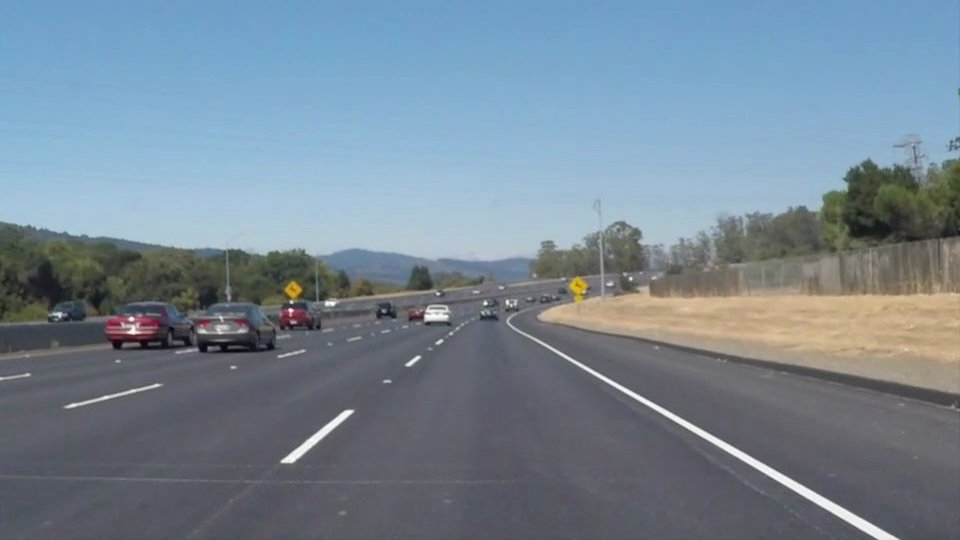
#> input picture Python_selfPractice/vision_Study/solidWhiteCurve.jpg, 960 x 540 px, given in place of org2.avi, which was not available
$ python pixel_stop.py   (older library calls are emulated)
#> lines starting #> are read from the running program, lines starting #| are printed output that depends on the picture; after the words box and inside, x2 and y2 are one past the last pixel; in counts of white or black regions, pixels touching at a corner belong together; pictures that were not available may be replaced by others from this repository, and a replacement may not be noted
### Python_selfPractice/final/hj_line.py
#!/usr/bin/env python
# import rospy
import cv2
import numpy as np
# from std_msgs.msg import Int32MultiArray
# import time
import math


class SlideWindow:
    def __init__(self):
        self.left_fit = None
        self.right_fit = None
        self.leftx = None
        self.rightx = None
        self.center_old = 320
        self.left_old = 180
        self.right_old = 500

    def w_slidewindow(self, img):
        flag = 0
        height, width = img.shape

        roi_img = img[height - 150:height - 100, :].copy()

        roi_height, roi_width = roi_img.shape

        cf_img = np.dstack((roi_img, roi_img, roi_img))

        window_height = 20
        window_width = 30

        minpix = window_height * window_width * 0.05
        n_windows = roi_width // window_width // 2
        pts_center = np.array([[roi_width // 2, 0], [roi_width // 2, roi_height]], np.int32)
        cv2.polylines(cf_img, [pts_center], False, (0, 120, 120), 1)

        nonzero = roi_img.nonzero()
        nonzeroy = np.array(nonzero[0])
        nonzerox = np.array(nonzero[1])

        x_center = self.center_old
        y_center = roi_height // 2  # 160

        left_idx = 0
        right_idx = 0

        find_left = False
        find_right = False

        left_start_x = None
        left_start_y = None

        right_start_x = None
        right_start_y = None

        dist_threshold = 260
        dist = None

        for i in range(0, n_windows):
            if find_left is False:
                win_left_y_low = y_center - window_height // 2
                win_left_y_high = y_center + window_height // 2

                win_left_x_high = x_center - left_idx * window_width
                win_left_x_low = x_center - (left_idx + 1) * window_width

            if find_right is False:
                win_right_y_low = y_center - window_height // 2
                win_right_y_high = y_center + window_height // 2

                win_right_x_low = x_center + right_idx * window_width
                win_right_x_high = x_center + (right_idx + 1) * window_width

            cv2.rectangle(cf_img, (win_left_x_low, win_left_y_low), (win_left_x_high, win_left_y_high), (0, 255, 0), 1)
            cv2.rectangle(cf_img, (win_right_x_low, win_right_y_low), (win_right_x_high, win_right_y_high), (0, 0, 255),
                          1)

            good_left_inds = (
            (nonzeroy >= win_left_y_low) & (nonzeroy < win_left_y_high) & (nonzerox >= win_left_x_low) & (
            nonzerox < win_left_x_high)).nonzero()[0]
            good_right_inds = (
            (nonzeroy >= win_right_y_low) & (nonzeroy < win_right_y_high) & (nonzerox >= win_right_x_low) & (
            nonzerox < win_right_x_high)).nonzero()[0]

            if len(good_left_inds) > minpix and find_left is False:
                find_left = True

                left_start_x = np.int(np.mean(nonzerox[good_left_inds]))
                left_start_y = roi_height // 2

                for i in range(len(good_left_inds)):
                    cv2.circle(cf_img, (nonzerox[good_left_inds[i]], nonzeroy[good_left_inds[i]]), 1, (0, 255, 0), -1)
            else:
                left_idx += 1

            print('l', len(good_left_inds))
            print('r', len(good_right_inds))
            if len(good_right_inds) > minpix and find_right is False:
                find_right = True

                right_start_x = np.int(np.mean(nonzerox[good_right_inds]))
                right_start_y = roi_height // 2

                for i in range(len(good_right_inds)):
                    cv2.circle(cf_img, (nonzerox[good_right_inds[i]], nonzeroy[good_right_inds[i]]), 1, (0, 0, 255), -1)
            else:
                right_idx += 1

            if left_start_x is not None and right_start_x is not None:
                dist = right_start_x - left_start_x
                self.center_old = np.int((right_start_x + left_start_x) / 2)
                if dist_threshold < dist and dist < dist_threshold + 80:
                    print('flag = 1 ', dist)
                    cv2.circle(cf_img, (right_start_x, right_start_y), 3, (255, 0, 0), -1)
                    cv2.circle(cf_img, (left_start_x, left_start_y), 3, (255, 0, 0), -1)
                    self.left_old = left_start_x
                    self.right_old = right_start_x
                    flag = 1
                    return True, left_start_x, right_start_x, cf_img, flag
                dist_from_old_L = abs(left_start_x - self.left_old)
                dist_from_old_R = abs(right_start_x - self.right_old)

                if dist_from_old_L < 70:
                    print('flag = 2 ', dist)
                    self.center_old = left_start_x + 55
                    right_start_x = left_start_x + dist_threshold
                    cv2.circle(cf_img, (left_start_x, left_start_y), 3, (0, 0, 255), -1)
                    cv2.circle(cf_img, (right_start_x, left_start_y), 3, (0, 255, 255), -1)
                    self.left_old = left_start_x
                    self.right_old = right_start_x
                    flag = 2
                    return True, left_start_x, right_start_x, cf_img, flag

                else:
                    print('flag = 3 ', dist)
                    self.center_old = right_start_x - 55
                    left_start_x = right_start_x - dist_threshold
                    cv2.circle(cf_img, (right_start_x, right_start_y), 3, (0, 0, 255), -1)
                    cv2.circle(cf_img, (left_start_x, right_start_y), 3, (0, 255, 255), -1)
                    self.left_old = left_start_x
                    self.right_old = right_start_x
                    flag = 3
                    return True, left_start_x, right_start_x, cf_img, flag

            elif left_start_x is not None:
                dist_from_center = self.center_old - left_start_x
                dist_from_old = abs(left_start_x - self.left_old)
                print('flag = 2 ', dist_from_center)
                print('flag = 2 ', dist_from_old)

                if dist_from_center > 30 and dist_from_old < 70:
                    self.center_old = left_start_x + 55
                    right_start_x = left_start_x + dist_threshold
                    cv2.circle(cf_img, (left_start_x, left_start_y), 3, (0, 0, 255), -1)
                    cv2.circle(cf_img, (right_start_x, left_start_y), 3, (0, 255, 255), -1)
                    self.left_old = left_start_x
                    self.right_old = right_start_x
                    flag = 2
                    return True, left_start_x, right_start_x, cf_img, flag

            elif right_start_x is not None:
                dist_from_center = right_start_x - self.center_old
                dist_from_old = abs(right_start_x - self.right_old)
                print('flag = 3 ', dist_from_center)
                print('flag = 3 ', dist_from_old)
                if dist_from_center > 30 and dist_from_old < 70:
                    self.center_old = right_start_x - 55
                    left_start_x = right_start_x - dist_threshold
                    cv2.circle(cf_img, (right_start_x, right_start_y), 3, (0, 0, 255), -1)
                    cv2.circle(cf_img, (left_start_x, right_start_y), 3, (0, 255, 255), -1)
                    self.left_old = left_start_x
                    self.right_old = right_start_x
                    flag = 3
                    return True, left_start_x, right_start_x, cf_img, flag

        return False, left_start_x, right_start_x, cf_img, flag

    # [94 lines left out: functions h_slidewindow, pub_motor, not called in this run]


# [52 lines that do not run on import are left out]

            # pub_motor(theta, 20)

### Python_selfPractice/final/pixel_stop.py
import cv2
import numpy as np
import hj_line

class Pix_Stop:
    def __init__(self, Video):
        self.cap = cv2.VideoCapture(Video)
        self.line = hj_line.SlideWindow()
        self.oldL = 200
        self.oldR = 480
        self.stopFlag = False
    def findStop(self, roi, img):
        flag = 0#flag = 0 정지선 x /flag = 1 횡단보도/ flag = 2 출발선

        nonzero = roi.nonzero()

        lower_yellow = np.array([-20, 80, 80])
        upper_yellow = np.array([50, 255, 255])

        img = img[240:, : ]
        hsv = cv2.cvtColor(img, cv2.COLOR_BGR2HSV)
        mask_yellow = cv2.inRange(hsv, lower_yellow, upper_yellow)
        res = cv2.bitwise_and(img, img, mask=mask_yellow)

        cv2.imshow('bf', mask_yellow)
        cv2.imshow('aft', res)

        resnon = res.nonzero()
        resx = np.array(resnon[1])
        goodres = ((resx > 200) & (resx < 440)).nonzero()[0]

        if (len(nonzero[0]) > 1100):
            flag = 1
            if (len(goodres)):
                flag = 2

        return flag

    def process(self):
        while self.cap.isOpened():
            ret, img = self.cap.read()
#> img is the input picture: shape (540, 960, 3); mean B, G, R 148.1, 134.5, 118.5
            if ret:
                blur_kernel = 5
                low_th = 130
                upper_th = 150
                threshhold_value = 160
                value = 255
                morph_kernel = np.ones((3, 3), np.uint8)

                gray = cv2.cvtColor(img, cv2.COLOR_BGR2GRAY)
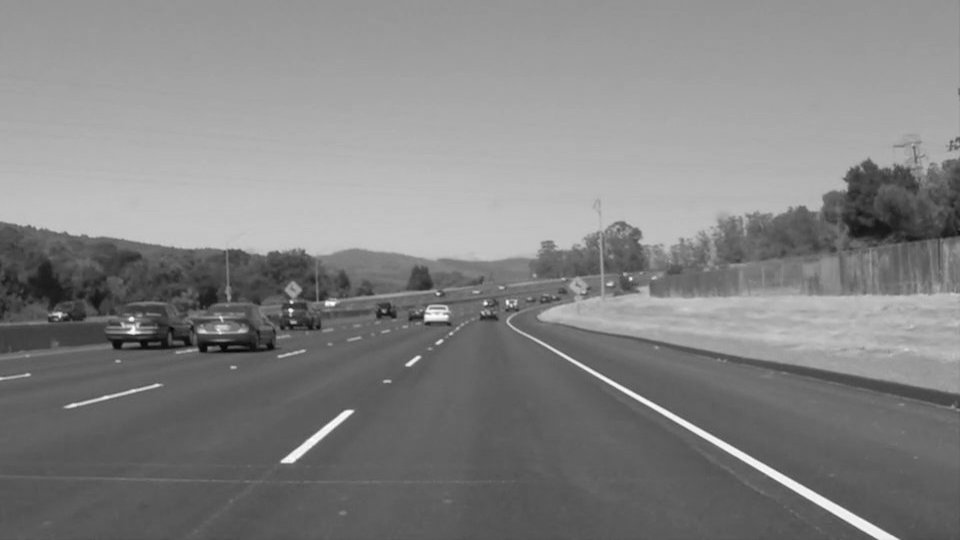
#> gray: shape (540, 960); min 5, max 255, mean 131.2
                h, w = gray.shape
#> h = 540; w = 960
                blur = cv2.GaussianBlur(gray, (blur_kernel, blur_kernel), 0)
                canny = cv2.Canny(blur, low_th, upper_th)
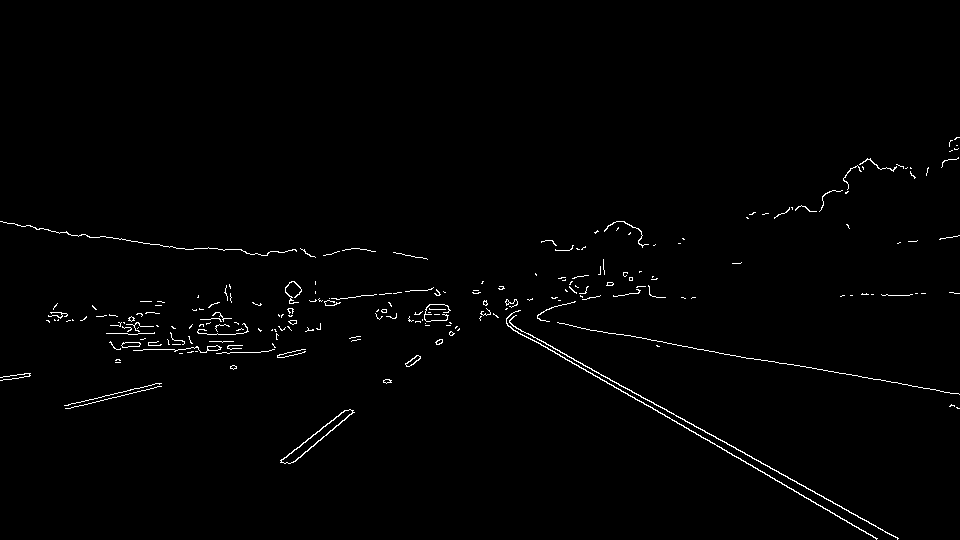
#> canny: shape (540, 960); 1.1% white in thin lines or dots, all inside (x1, y1, x2, y2) = (0, 137, 960, 540)
                src = np.float32([[140, 320],
                                  [540, 310],
                                  [-350, 420],
                                  [1020, 410]])

                dst = np.float32([[0, 0],
                                  [w, 0],
                                  [0, h] ,
                                  [w, h]])
#> dst = [[0, 0], [960, 0], [0, 540], [960, 540]]
                M = cv2.getPerspectiveTransform(src, dst)
                imgWarp = cv2.warpPerspective(img, M, (w, h), flags=cv2.INTER_LINEAR)
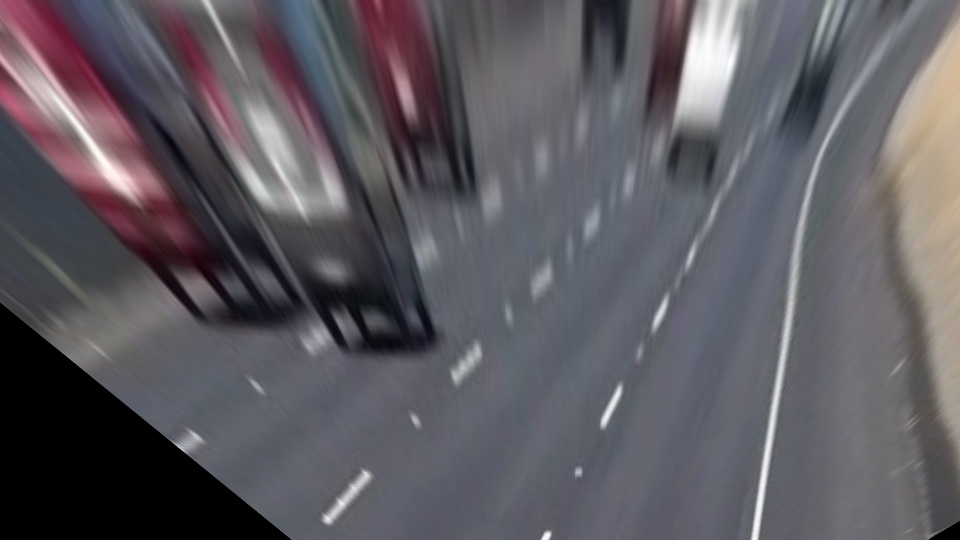
#> imgWarp: shape (540, 960, 3); mean B, G, R 96.3, 90.1, 93.4
                warp = cv2.warpPerspective(canny, M, (w, h), flags=cv2.INTER_LINEAR)
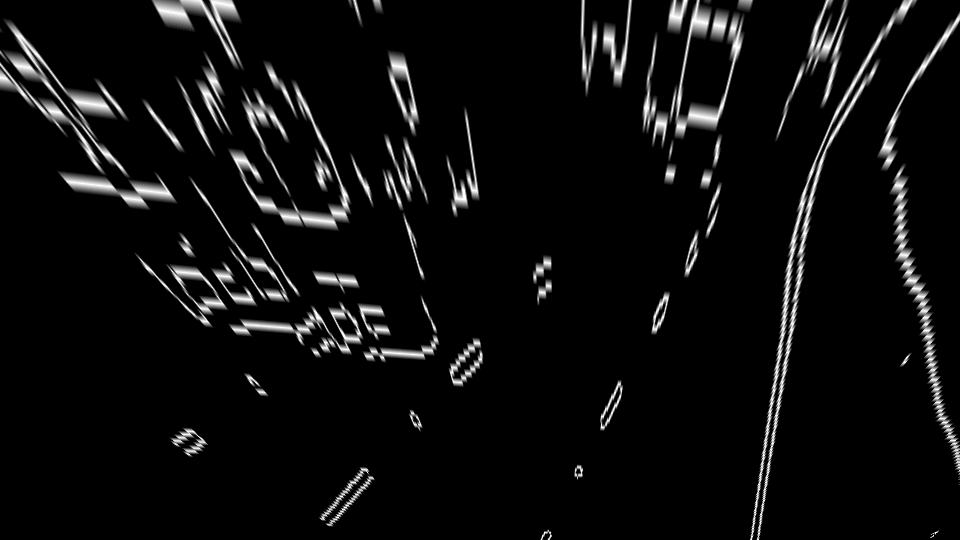
#> warp: shape (540, 960); min 0, max 255, mean 13.6
                the = cv2.threshold(warp, threshhold_value, value, cv2.THRESH_BINARY)[1]
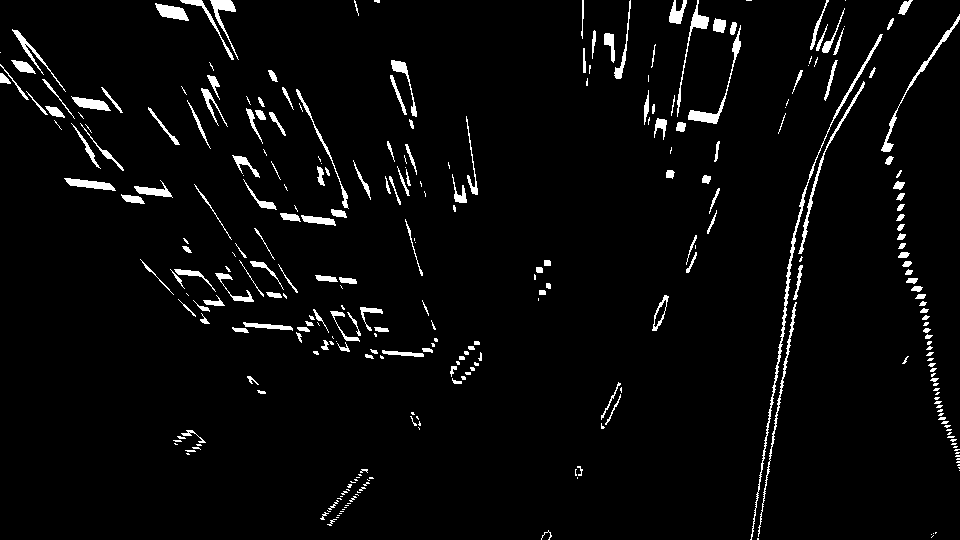
#> the: shape (540, 960); 3.7% white; 310 white regions (141 under 20 px), largest, box (x1, y1, x2, y2) and area: (750, 34, 883, 540) 1232, (688, 25, 741, 124) 547, (881, 14, 960, 152) 521
                #close = cv2.morphologyEx(warp, cv2.MORPH_CLOSE,morph_kernel)
                dila = cv2.dilate(the, morph_kernel, iterations=2)
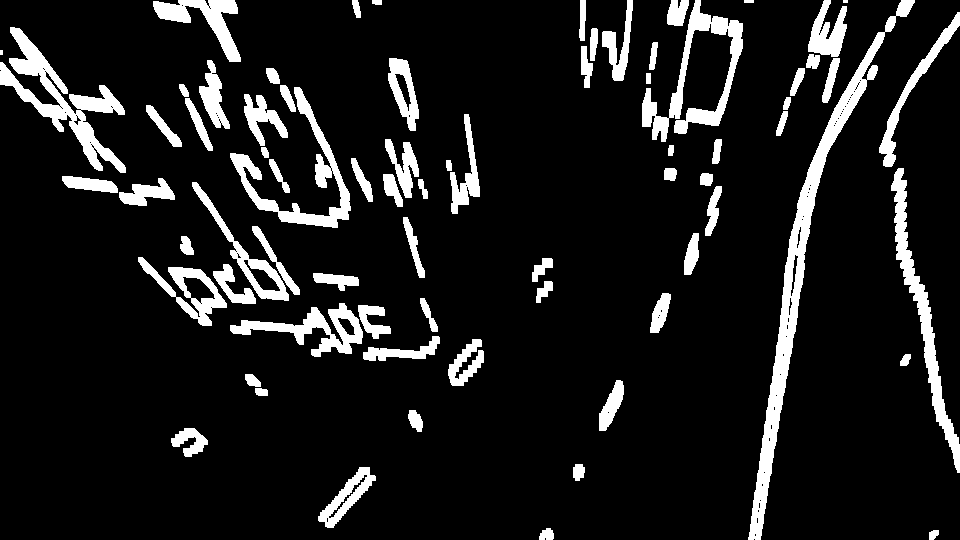
#> dila: shape (540, 960); 10.9% white; 74 white regions (2 under 20 px), largest, box (x1, y1, x2, y2) and area: (748, 0, 915, 540) 7942, (0, 27, 126, 173) 4642, (642, 0, 743, 142) 3680

                tf, startL, startR, w_img, flag = self.line.w_slidewindow(dila)
#> in w_slidewindow, `roi_img = img[height - 150:height - 100, :].copy()`: roi_img: shape (50, 960); 5% white; 6 white regions, box (x1, y1, x2, y2) and area: (762, 0, 785, 50) 711, (931, 0, 959, 50) 583, (599, 0, 624, 41) 559, (171, 38, 207, 50) 263, (408, 20, 423, 42) 226, (255, 0, 268, 6) 73
#> in w_slidewindow, `cv2.polylines(cf_img, [pts_center], False, (0, 120, 120), 1)`: cf_img: shape (50, 960, 3); mean of channels 0, 1, 2 12.8, 13, 13
#> in w_slidewindow, `nonzero = roi_img.nonzero()`: nonzero = 2415 positions, rows 0 to 49, columns 171 to 958
#> in w_slidewindow, `nonzeroy = np.array(nonzero[0])`: nonzeroy = 2415 values from 0 to 49
#> in w_slidewindow, `nonzerox = np.array(nonzero[1])`: nonzerox = 2415 values, max 958 at index 2303, min 171 at index 2304, mean 663.5
#> the loop in w_slidewindow, `for i in range(0, n_windows):` made 16 passes
#> right_start_x on pass 4: 415
#> (printed output is left out)
#> after the loop in w_slidewindow, `for i in range(0, n_windows):`:
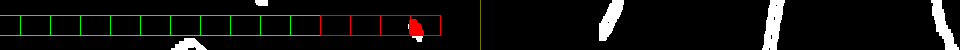
#> cf_img: shape (50, 960, 3); mean of channels 0, 1, 2 11.9, 16.4, 14.7; drawn as B, G, R
#> after the loop in w_slidewindow, `for i in range(0, n_windows):`: find_left = False; find_right = True; left_idx = 16; right_idx = 15; right_start_y = 25
#> tf = False; startR = 415; flag = 0

                if (tf):
                    h_img, theta, center, startXL, startXR = self.line.h_slidewindow(dila, startL, startR, flag)

#> (the run stopped early here; a loop or call above may not have finished)
